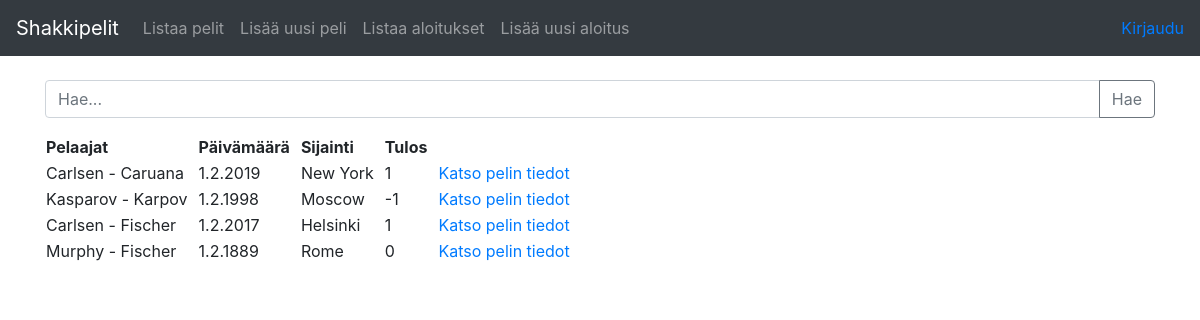
/games, run on the app's committed database.
### app/games/models.py (models this page shows, shortened)
class Game(db.Model):
    id = db.Column(db.Integer, primary_key=True)
    date_created = db.Column(db.DateTime, default=db.func.current_timestamp())
    date_modified = db.Column(db.DateTime, default=db.func.current_timestamp(),
    onupdate=db.func.current_timestamp())
    white_player = db.Column(db.String(144), nullable=False)
    black_player = db.Column(db.String(144), nullable=False)
    game_date = db.Column(db.String(144), nullable=False)
    game_location = db.Column(db.String(144), nullable=True)
    result = db.Column(db.Integer, nullable=True) # 1 for white, 0 for draw, -1 for black
    opening = db.Column(db.String(144), nullable=True)
    moves = db.Column(db.String(1000), nullable=True)
    account_id = db.Column(db.Integer, db.ForeignKey('account.id'), nullable=False)

### app/games/views.py (the view)
@app.route("/games", methods=["GET"])
def games_index():
    return render_template("games/list.html", games = Game.query.all())

### app/templates/games/list.html
{% extends "layout.html" %}
{% block body %}
  <form method="GET" action="{{ url_for('find_games') }}">
    <div class="input-group mb-3">
      <input name="query" type="text" class="form-control" placeholder="Hae..." aria-label="Haku" aria-describedby="button-addon2">
      <div class="input-group-append">
        <button class="btn btn-outline-secondary" type="submit" id="button-addon2">Hae</button>
      </div>
    </div>
  </form>
  <table>
    <tr>
      <th style="padding-right: 10px;">Pelaajat</th>
      <th style="padding-right: 10px;">Päivämäärä</th>
      <th style="padding-right: 10px;">Sijainti</th>
      <th style="padding-right: 10px;">Tulos</th>
      <th></th>
    </tr>
    {% for game in games %}
    <tr>
      <td style="padding-right: 10px;">{{ game.white_player }} - {{ game.black_player }}</td>
      <td style="padding-right: 10px;">{{ game.game_date }}</td>
      <td style="padding-right: 10px;">{{ game.game_location }}</td>
      <td style="padding-right: 10px;">{{ game.result }}</td>
      <td><a href="{{ url_for('game_view', game_id=game.id) }}">Katso pelin tiedot</a>
      </td>
    </tr>
    {% endfor %}
  </table>
{% endblock %}

### data on the page
Game: white_player "Carlsen", black_player "Caruana", game_date "1.2.2019", game_location "New York", result "1"
Game: white_player "Kasparov", black_player "Karpov", game_date "1.2.1998", game_location "Moscow", result "-1"
Game: white_player "Carlsen", black_player "Fischer", game_date "1.2.2017", game_location "Helsinki", result "1"
Game: white_player "Murphy", black_player "Fischer", game_date "1.2.1889", game_location "Rome", result "0"
